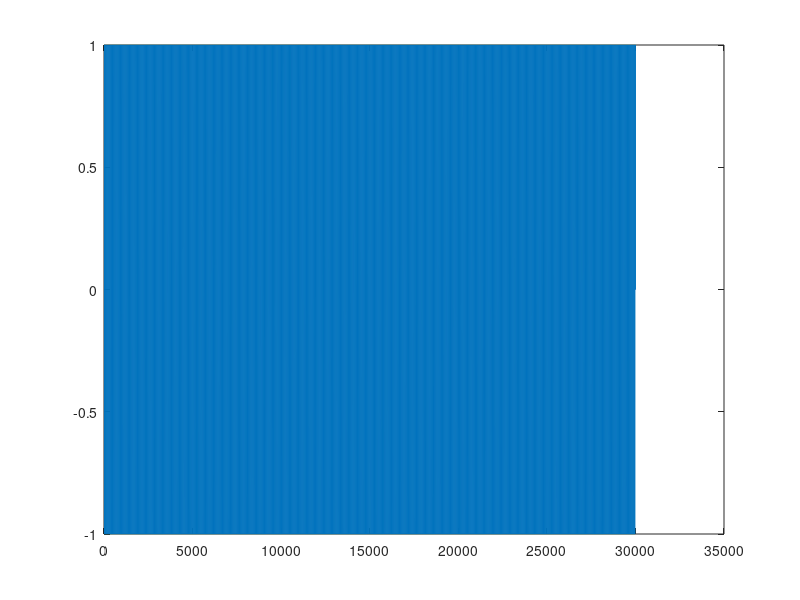

Source code (MATLAB): (Note: this script raises an error after producing the figure.)
y = zeros(1,1e6);
% y(1:10000) = 0;
% y(1e5:2e5) = 1;
% y(2e5:3e5) = -1;
% y(3e5:4e5) = 1;
% y(4e5:5e5) = -1;
% y(5e5:6e5) = 1;
% y(6e5:7e5) = -1;
% y(7e5:8e5) = 1;
% y(8e5:9e5) = -1;
% y(9e5:10e5) = 1;

x = 1:1e3;
y = cos(x*pi);
pw = 30;
out = conv(upsample(y,pw),ones(1,pw));
sample_freq = 1e6; % minimum .25 megasamples/sec
datarate = sample_freq/pw

plot(out)

write_usrp_data_file(out, 'data.dat')
